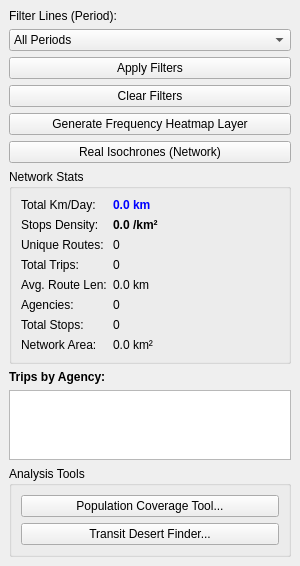
<?xml version="1.0" encoding="UTF-8"?>
<ui version="4.0">
 <class>GTFSSearchPanel</class>
 <widget class="QDockWidget" name="GTFSSearchPanel">
  <property name="geometry">
   <rect>
    <x>0</x>
    <y>0</y>
    <width>300</width>
    <height>500</height>
   </rect>
  </property>
  <property name="windowTitle">
   <string>GTFS Analytics</string>
  </property>
  <widget class="QWidget" name="dockWidgetContents">
   <layout class="QVBoxLayout" name="verticalLayout_main">
    <item>
     <layout class="QVBoxLayout" name="verticalLayout_filters">
      <item>
       <widget class="QLabel" name="label_2">
        <property name="text">
         <string>Filter Lines (Period):</string>
        </property>
       </widget>
      </item>
      <item>
       <widget class="QComboBox" name="filter_period">
        <item><property name="text"><string>All Periods</string></property></item>
        <item><property name="text"><string>Morning Peak</string></property></item>
        <item><property name="text"><string>Midday</string></property></item>
        <item><property name="text"><string>Evening Peak</string></property></item>
        <item><property name="text"><string>Night</string></property></item>
       </widget>
      </item>
      <item>
       <widget class="QPushButton" name="btn_apply">
        <property name="text">
         <string>Apply Filters</string>
        </property>
       </widget>
      </item>
      <item>
       <widget class="QPushButton" name="btn_clear">
        <property name="text">
         <string>Clear Filters</string>
        </property>
       </widget>
      </item>
      <item>
       <widget class="QPushButton" name="btn_frequency_heatmap">
        <property name="text">
         <string>Generate Frequency Heatmap Layer</string>
        </property>
       </widget>
      </item>
      <item>
       <widget class="QPushButton" name="btn_real_isochrones">
        <property name="text">
         <string>Real Isochrones (Network)</string>
        </property>
       </widget>
      </item>
     </layout>
    </item>
    <item>
     <widget class="QGroupBox" name="groupBox">
      <property name="title">
       <string>Network Stats</string>
      </property>
      <layout class="QFormLayout" name="formLayout">
       <item row="0" column="0">
        <widget class="QLabel" name="label_3">
         <property name="text">
          <string>Total Km/Day:</string>
         </property>
        </widget>
       </item>
       <item row="0" column="1">
        <widget class="QLabel" name="val_total_km">
         <property name="text">
          <string>0.0 km</string>
         </property>
         <property name="styleSheet">
          <string notr="true">font-weight: bold; color: blue;</string>
         </property>
        </widget>
       </item>
       <item row="1" column="0">
        <widget class="QLabel" name="label_4">
         <property name="text">
          <string>Stops Density:</string>
         </property>
        </widget>
       </item>
       <item row="1" column="1">
        <widget class="QLabel" name="val_stop_density">
         <property name="text">
          <string>0.0 /km²</string>
         </property>
         <property name="styleSheet">
          <string notr="true">font-weight: bold;</string>
         </property>
        </widget>
       </item>
       <item row="2" column="0">
        <widget class="QLabel" name="label_5">
         <property name="text">
          <string>Unique Routes:</string>
         </property>
        </widget>
       </item>
       <item row="2" column="1">
        <widget class="QLabel" name="val_routes">
         <property name="text">
          <string>0</string>
         </property>
        </widget>
       </item>
       <item row="3" column="0">
        <widget class="QLabel" name="label_6">
         <property name="text">
          <string>Total Trips:</string>
         </property>
        </widget>
       </item>
       <item row="3" column="1">
        <widget class="QLabel" name="val_trips">
         <property name="text">
          <string>0</string>
         </property>
       </widget>
       </item>
       <item row="4" column="0">
        <widget class="QLabel" name="label_7">
         <property name="text">
          <string>Avg. Route Len:</string>
         </property>
       </widget>
       </item>
       <item row="4" column="1">
        <widget class="QLabel" name="val_avg_len">
         <property name="text">
          <string>0.0 km</string>
         </property>
       </widget>
       </item>
       <item row="5" column="0">
        <widget class="QLabel" name="label_8">
         <property name="text">
          <string>Agencies:</string>
         </property>
       </widget>
       </item>
       <item row="5" column="1">
        <widget class="QLabel" name="val_agencies">
         <property name="text">
          <string>0</string>
         </property>
       </widget>
       </item>
       <item row="6" column="0">
        <widget class="QLabel" name="label_9">
         <property name="text">
          <string>Total Stops:</string>
         </property>
       </widget>
       </item>
       <item row="6" column="1">
        <widget class="QLabel" name="val_total_stops">
         <property name="text">
          <string>0</string>
         </property>
       </widget>
       </item>
       <item row="7" column="0">
        <widget class="QLabel" name="label_area">
         <property name="text">
          <string>Network Area:</string>
         </property>
       </widget>
       </item>
       <item row="7" column="1">
        <widget class="QLabel" name="val_area">
         <property name="text">
          <string>0.0 km²</string>
         </property>
       </widget>
       </item>
      </layout>
     </widget>
    </item>
    <item>
     <widget class="QLabel" name="label_13">
      <property name="text">
       <string>Trips by Agency:</string>
      </property>
      <property name="font">
       <font>
        <weight>75</weight>
        <bold>true</bold>
       </font>
      </property>
     </widget>
    </item>
    <item>
     <widget class="QListWidget" name="list_agency_fleet">
      <property name="maximumSize">
       <size>
        <width>16777215</width>
        <height>100</height>
       </size>
      </property>
     </widget>
    </item>
    <item>
     <widget class="QGroupBox" name="groupBox_2">
      <property name="title">
       <string>Analysis Tools</string>
      </property>
      <layout class="QVBoxLayout" name="verticalLayout_2">
       <item>
        <widget class="QPushButton" name="btn_pop_analysis">
         <property name="text">
          <string>Population Coverage Tool...</string>
         </property>
        </widget>
       </item>
       <item>
        <widget class="QPushButton" name="btn_desert_finder">
         <property name="text">
          <string>Transit Desert Finder...</string>
         </property>
        </widget>
       </item>
      </layout>
     </widget>
    </item>
    <item>
     <spacer name="verticalSpacer_main">
      <property name="orientation">
       <enum>Qt::Vertical</enum>
      </property>
      <property name="sizeHint" stdset="0">
       <size>
        <width>20</width>
        <height>40</height>
       </size>
      </property>
     </spacer>
    </item>
   </layout>
  </widget>
 </widget>
 <resources/>
 <connections/>
</ui>
